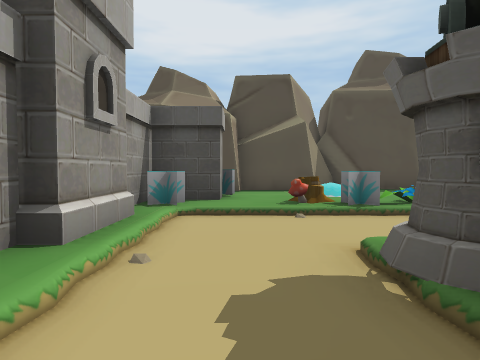
View 1 (above)

17 first-person views from a walk through a 3-D level made in the Unity game engine. The camera is 1.5 m above the floor, tilts 2° down and sees 75° across. The floor is counted in squares, 2 m on a side. Each view is taken from the middle of a square. On the plan, view 1 faces up. The plan holds only what a view shows up to about 10 squares ahead; the rest is blank. The place goes on beyond the plan. The player is left out.

View 2
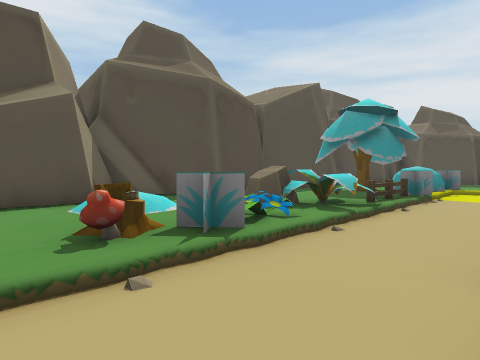

View 3
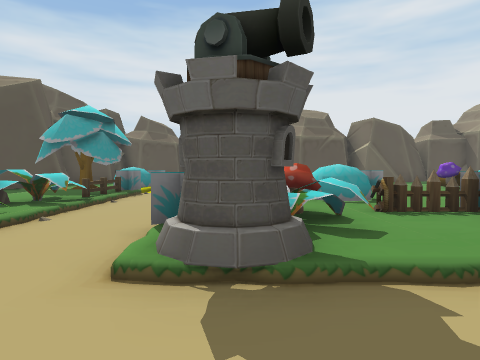

View 4
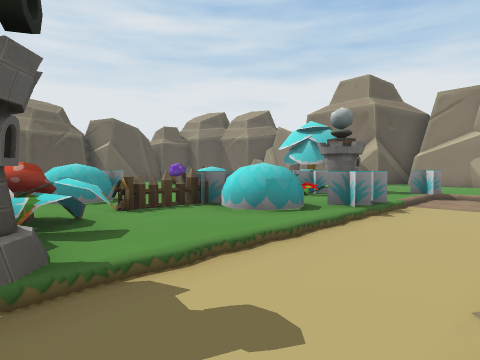

View 5
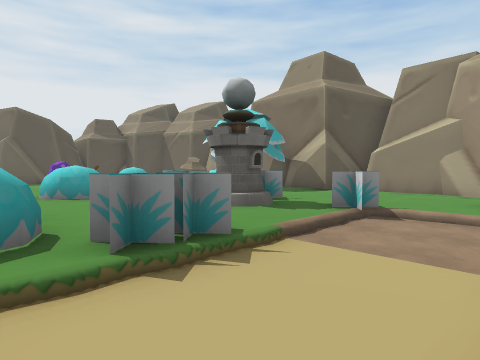

View 6
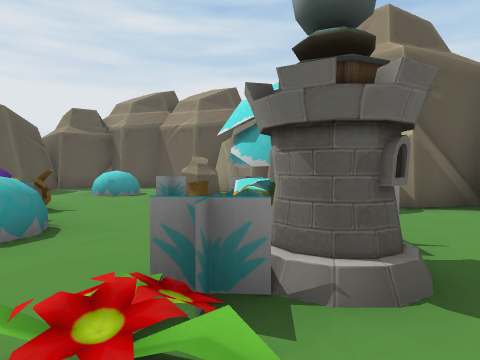

View 7
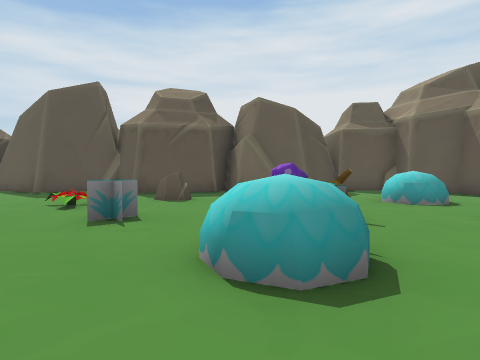

View 8
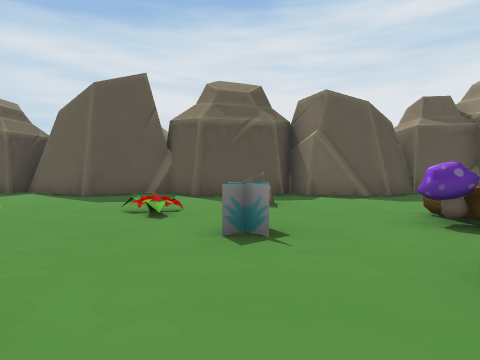

View 9
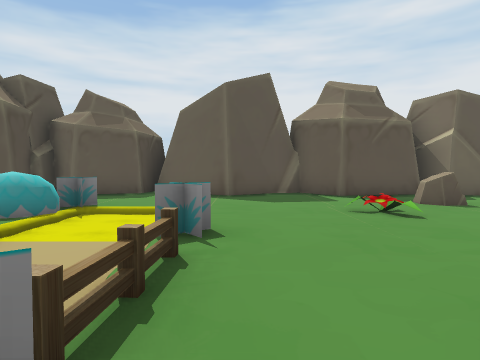

View 10
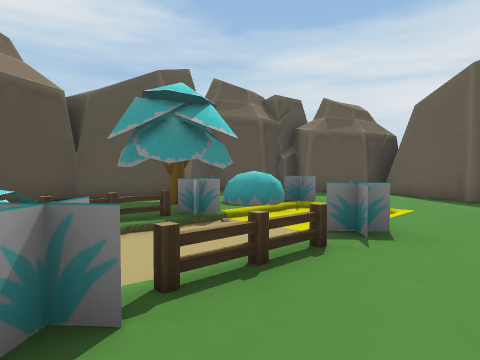

View 11
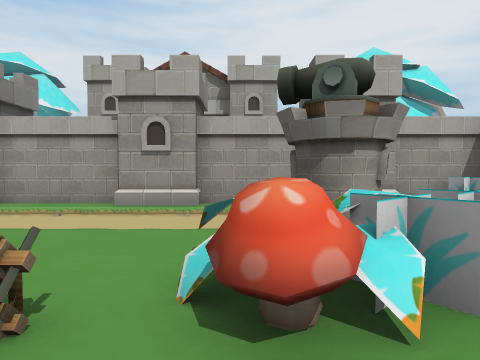

View 12
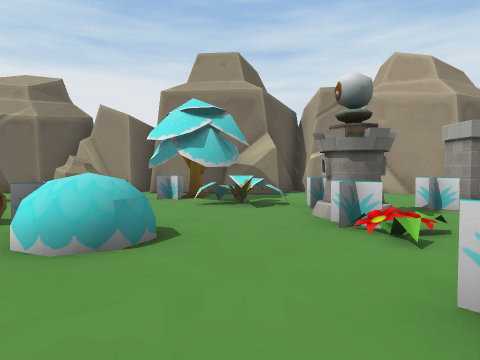

View 13
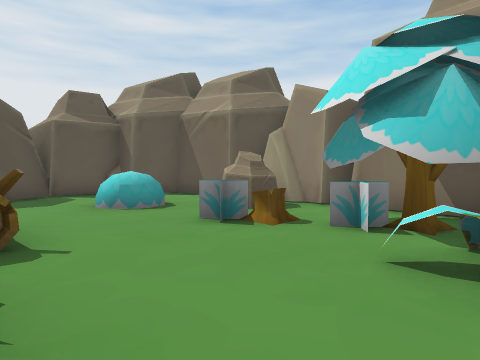

View 14
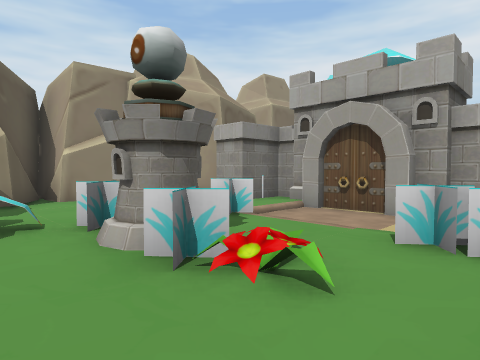

View 15
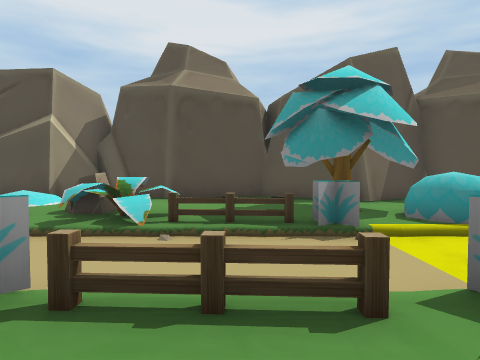

View 16
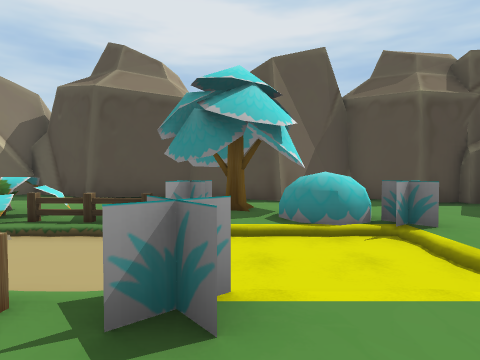

View 17
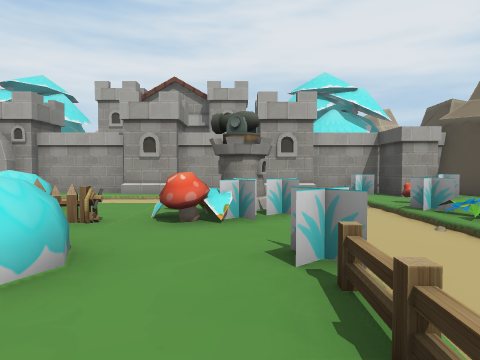

### Floor plan
Key: @ floor where view 1 was taken; # wall or solid block; . main floor; - floor 0.25 m lower than the main floor; / step, stairs or slope; = window, fence, low wall or low ledge; M mushroom; P plant; F flower; T tree; E fence; W tower; B building; O other object.
Columns run from 2 left of view 1 to 15 right of it. Each row starts with its distance up from view 1.
 10     ########
  9 #####..##..#####
  8 #.........T....###
  7 ##OMP.O/...TT...#
  6 #O.OOF//....P...##
  5 #///////PEO//O...#
  4 #=------E----/...#
  3 #/---O/OEE/O//..##
  2 #/-OPO..........##
  1 #/-/..M..........#
  0 B/@/..OP.........#
 -1 #/-/..O.....F...##
 -2 #/-/P.O....O..O.#
 -3 #/-/O...........##
 -4 #/-O.O..P.......##
 -5 #/-/.F.....MO...#
 -6 O--/.W..........##
 -7 #//O/O...........#
 -8 #.......P..O.P...#
 -9 ##......TOOO.....#
-10  #.........OO...##
-11  ####.####.##.###
-12     ###  ###

Where each view was taken, in squares from view 1:
view 1: 0 up, 0 right, facing up
view 2: 3 up, 0 right, facing up-right
view 3: 2 up, 1 left, facing right
view 4: 2 up, 1 left, facing down-right
view 5: 2 down, 1 left, facing down-right
view 6: 4 down, 2 right, facing down-right
view 7: 4 down, 4 right, facing right
view 8: 2 down, 5 right, facing right
view 9: 2 up, 5 right, facing right
view 10: 1 up, 5 right, facing up-right
view 11: 1 up, 5 right, facing left
view 12: 1 down, 5 right, facing down
view 13: 5 down, 5 right, facing down-right
view 14: 3 down, 5 right, facing down-left
view 15: 1 up, 7 right, facing up
view 16: 1 up, 9 right, facing up
view 17: 2 up, 8 right, facing left
